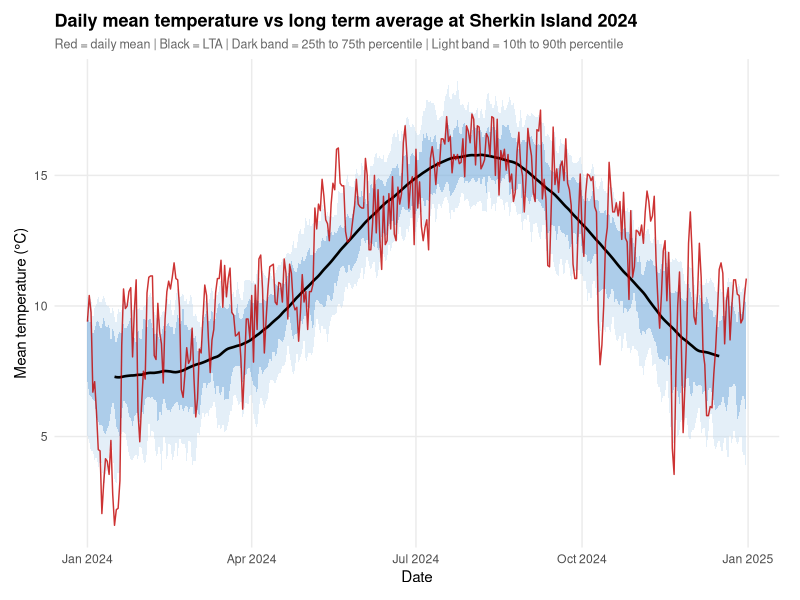
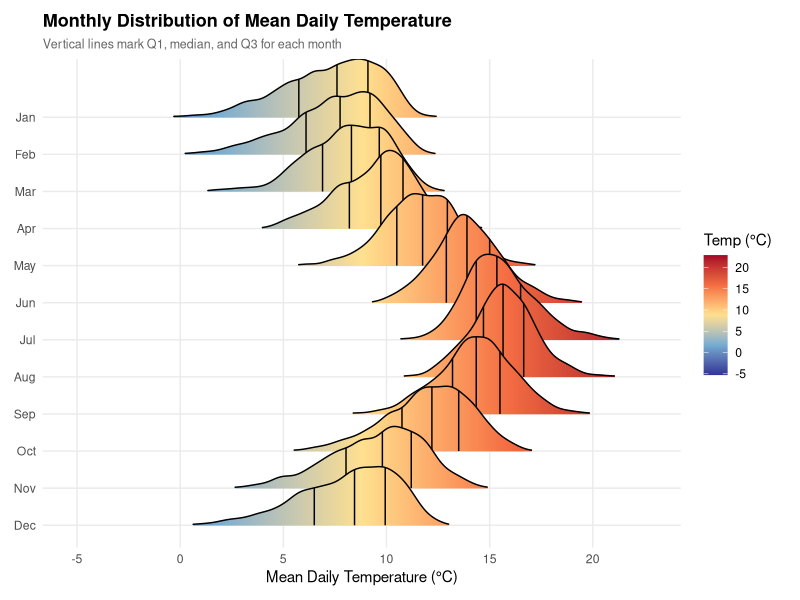
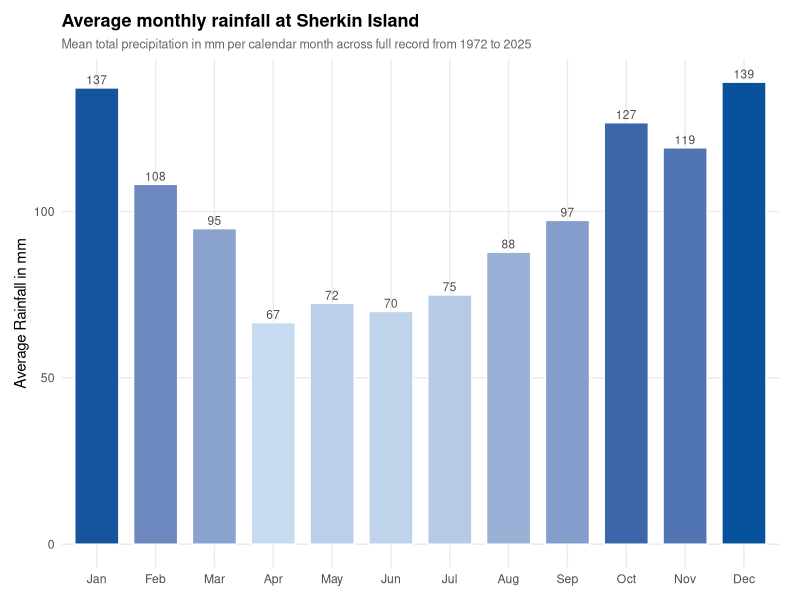
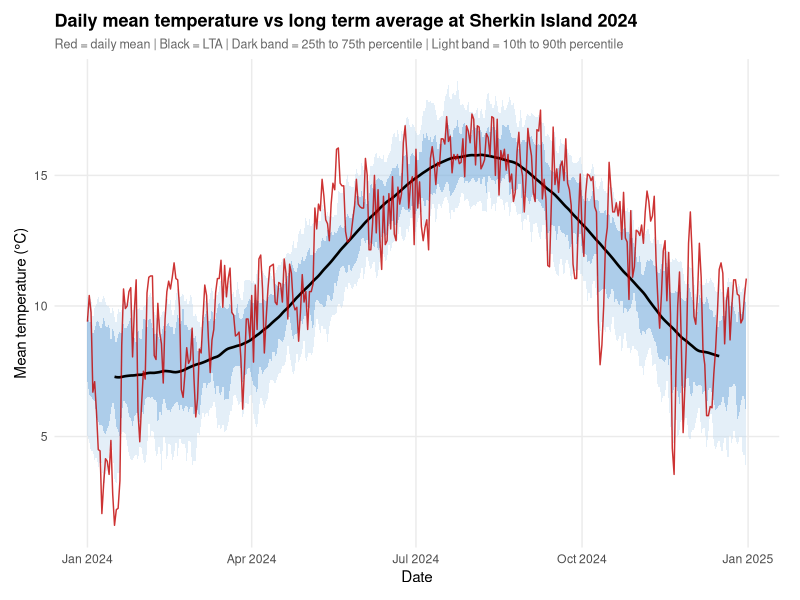
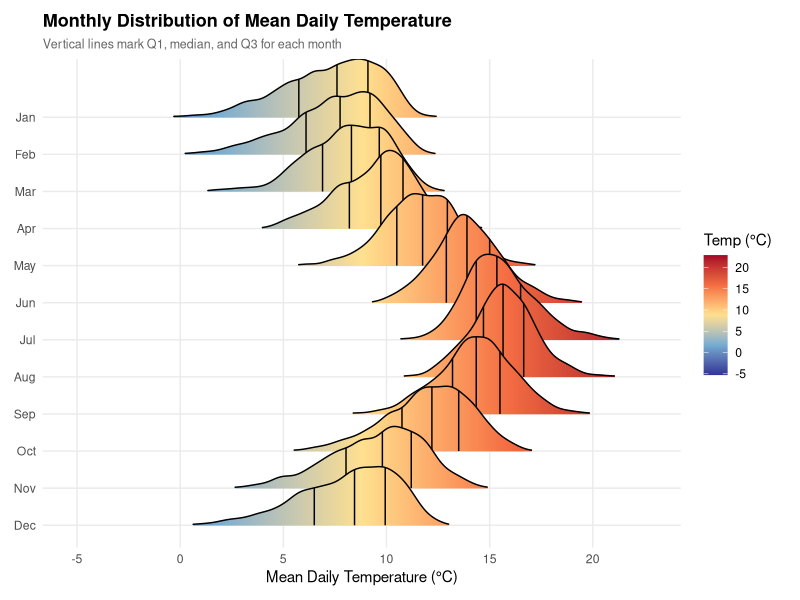
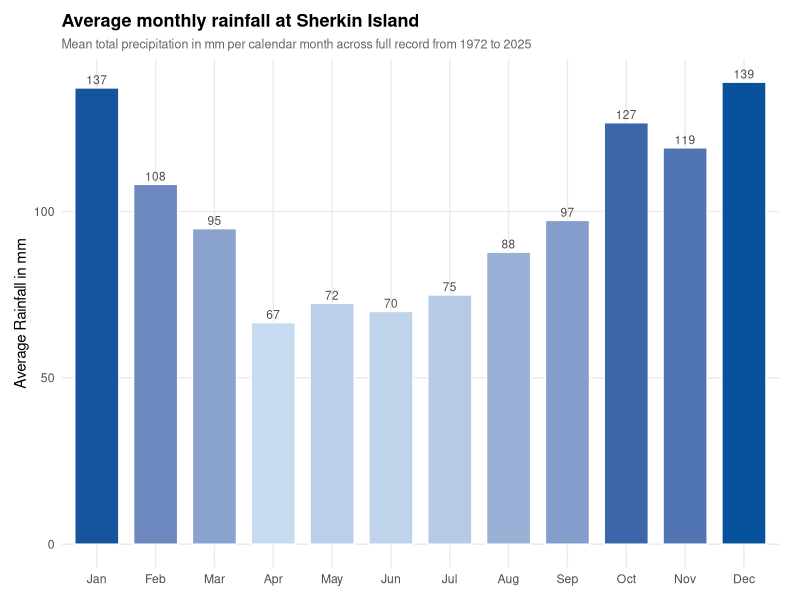

Write the R code that produced these figures, in order.
if (!requireNamespace("tidyverse", quietly = TRUE)) install.packages("tidyverse")
if (!requireNamespace("forecast",  quietly = TRUE)) install.packages("forecast")
if (!requireNamespace("ggridges",  quietly = TRUE)) install.packages("ggridges")

library(tidyverse)
library(lubridate)
library(forecast)
library(ggridges)

filter <- dplyr::filter

raw <- read.csv("Data Sherkin Island.csv",
                skip        = 13,
                header      = TRUE,
                na.strings  = c("", " "),
                stringsAsFactors = FALSE)

df <- raw %>%
  select(date, rain = rain, maxt = maxt, mint = mint) %>%
  mutate(
    date      = dmy(date),
    rain      = suppressWarnings(as.numeric(rain)),
    maxt      = suppressWarnings(as.numeric(maxt)),
    mint      = suppressWarnings(as.numeric(mint)),
    meant     = (maxt + mint) / 2,
    year      = year(date),
    month     = month(date, label = TRUE, abbr = TRUE),
    month_num = month(date),
    doy       = yday(date)
  ) %>%
  filter(!is.na(date))

doy_avg <- df %>%
  filter(!is.na(meant)) %>%
  group_by(doy) %>%
  summarise(
    lta_meant = mean(meant, na.rm = TRUE),
    lta_maxt  = mean(maxt,  na.rm = TRUE),
    lta_mint  = mean(mint,  na.rm = TRUE),
    .groups = "drop"
  ) %>%
  arrange(doy) %>%
  mutate(
    lta_meant = as.numeric(ma(lta_meant, order = 30, centre = TRUE)),
    lta_maxt  = as.numeric(ma(lta_maxt,  order = 30, centre = TRUE)),
    lta_mint  = as.numeric(ma(lta_mint,  order = 30, centre = TRUE))
  )

doy_percentiles <- df %>%
  filter(!is.na(meant)) %>%
  group_by(doy) %>%
  summarise(
    p10 = quantile(meant, 0.10, na.rm = TRUE),
    p25 = quantile(meant, 0.25, na.rm = TRUE),
    p75 = quantile(meant, 0.75, na.rm = TRUE),
    p90 = quantile(meant, 0.90, na.rm = TRUE),
    .groups = "drop"
  )

df <- df %>%
  left_join(doy_avg, by = "doy") %>%
  left_join(doy_percentiles, by = "doy") %>%
  mutate(
    dep_meant = meant - lta_meant,
    dep_maxt  = maxt  - lta_maxt,
    dep_mint  = mint  - lta_mint
  )

cat("Temperature quartiles \n")
for (v in c("meant", "maxt", "mint")) {
  q <- quantile(df[[v]], probs = c(0, 0.25, 0.5, 0.75, 1), na.rm = TRUE)
  cat(sprintf("%s -> Min: %.1f  Q1: %.1f  Median: %.1f  Q3: %.1f  Max: %.1f\n",
              v, q[1], q[2], q[3], q[4], q[5]))
}

cat(" Rainfall analysis ")

df <- df %>% mutate(rainy_day = !is.na(rain) & rain > 0.1)

p_rain <- mean(df$rainy_day[!is.na(df$rain)])
cat(sprintf("P(rainy day) = %.4f  (%.1f%% of days)\n", p_rain, p_rain * 100))

monthly_avg <- df %>%
  filter(!is.na(rain)) %>%
  group_by(year, month_num, month) %>%
  summarise(total = sum(rain, na.rm = TRUE), .groups = "drop") %>%
  group_by(month_num, month) %>%
  summarise(avg_rain = mean(total, na.rm = TRUE), .groups = "drop") %>%
  arrange(month_num)

cat("\nAverage monthly rainfall in mm:\n")
print(as.data.frame(monthly_avg[, c("month", "avg_rain")]))

yearly_anomaly <- df %>%
  filter(!is.na(dep_meant)) %>%
  group_by(year) %>%
  summarise(mean_dep = mean(dep_meant, na.rm = TRUE), .groups = "drop") %>%
  mutate(z_score = as.numeric(scale(mean_dep)))

cat("Top five warmest years z-score \n")
print(yearly_anomaly %>% arrange(desc(z_score)) %>% head(5))
cat("Top five coldest years z-score \n")
print(yearly_anomaly %>% arrange(z_score) %>% head(5))

theme_clean <- theme_minimal(base_size = 11) +
  theme(
    plot.title       = element_text(face = "bold", size = 13),
    plot.subtitle    = element_text(size = 9, colour = "grey40"),
    panel.grid.minor = element_blank(),
    plot.margin      = margin(10, 15, 10, 10)
  )

chosen_year <- 2024
temp_year <- df %>% filter(year == chosen_year)

p1 <- ggplot(temp_year, aes(x = date)) +
  geom_ribbon(aes(ymin = p10, ymax = p90), fill = "#BDD7EE", alpha = 0.4) +
  geom_ribbon(aes(ymin = p25, ymax = p75), fill = "#5B9BD5", alpha = 0.4) +
  geom_line(aes(y = lta_meant), colour = "black", linewidth = 0.9) +
  geom_line(aes(y = meant), colour = "#C00000", linewidth = 0.5, alpha = 0.8) +
  labs(
    title    = "Daily mean temperature vs long term average at Sherkin Island 2024",
    subtitle = "Red = daily mean | Black = LTA | Dark band = 25th to 75th percentile | Light band = 10th to 90th percentile",
    x = "Date", y = "Mean temperature (°C)"
  ) +
  theme_clean

print(p1)
ggsave("plot1_temp_vs_lta.png", p1, width = 10, height = 5, dpi = 180)

p2 <- df %>%
  filter(!is.na(meant)) %>%
  ggplot(aes(x = meant, y = fct_rev(month), fill = after_stat(x))) +
  geom_density_ridges_gradient(scale = 2.5, rel_min_height = 0.01,
                               quantile_lines = TRUE, quantiles = c(0.25, 0.5, 0.75)) +
  scale_fill_gradientn(
    colours = c("#313695", "#74ADD1", "#FEE090", "#F46D43", "#A50026"),
    name = "Temp (°C)"
  ) +
  labs(
    title    = "Monthly Distribution of Mean Daily Temperature",
    subtitle = "Vertical lines mark Q1, median, and Q3 for each month",
    x = "Mean Daily Temperature (°C)", y = NULL
  ) +
  theme_clean

print(p2)
ggsave("plot2_temp_ridgeline.png", p2, width = 8, height = 7, dpi = 180)

p3 <- monthly_avg %>%
  ggplot(aes(x = fct_reorder(month, month_num), y = avg_rain, fill = avg_rain)) +
  geom_col(width = 0.75, colour = "white") +
  geom_text(aes(label = round(avg_rain, 0)), vjust = -0.4, size = 3, colour = "grey30") +
  scale_fill_gradient(low = "#C6DBEF", high = "#08519C", name = "mm") +
  labs(
    title    = "Average monthly rainfall at Sherkin Island",
    subtitle = "Mean total precipitation in mm per calendar month across full record from 1972 to 2025",
    x = NULL, y = "Average Rainfall in mm"
  ) +
  theme_clean + theme(legend.position = "none")

print(p3)
ggsave("plot3_monthly_rain_bar.png", p3, width = 8, height = 5, dpi = 180)

monthly_rain_ts <- df %>%
  filter(!is.na(rain), year >= 1975) %>%
  group_by(year, month_num, month) %>%
  summarise(total = sum(rain, na.rm = TRUE), .groups = "drop")
